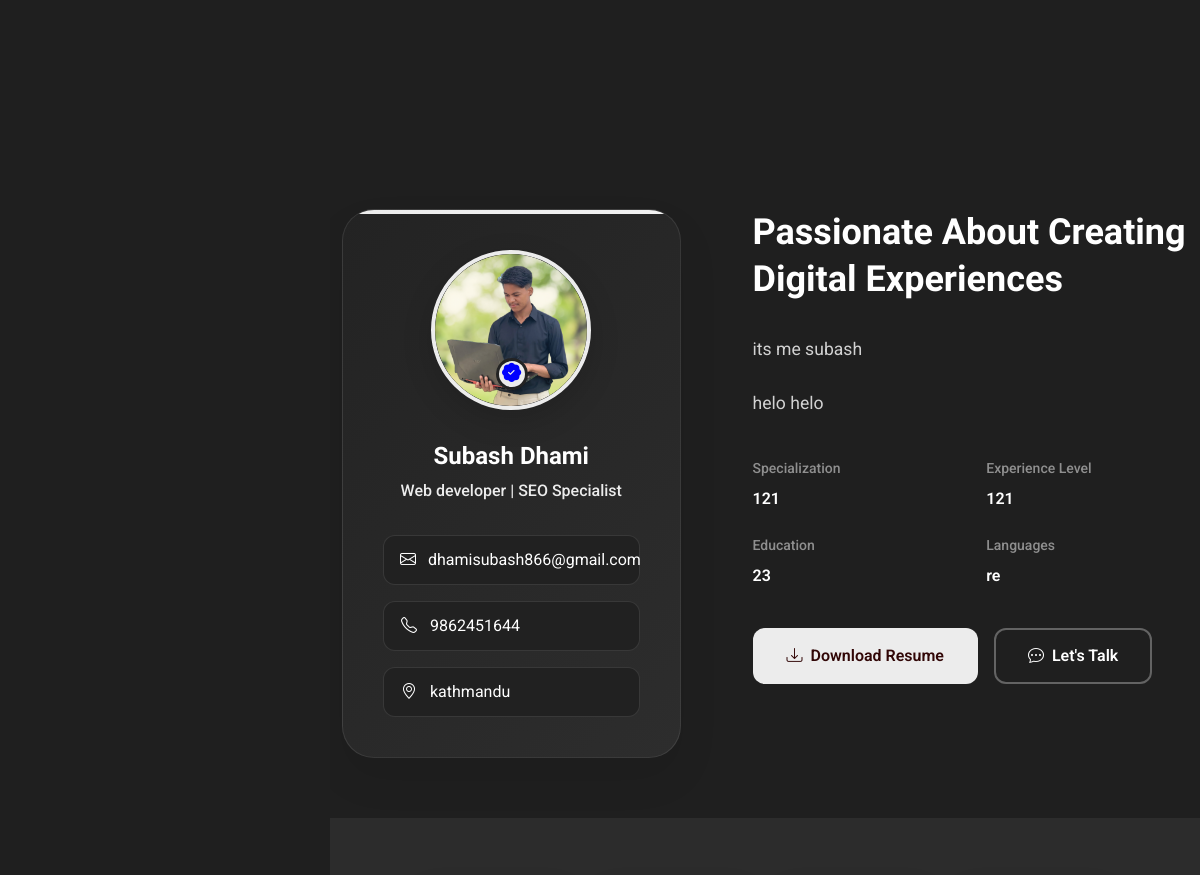
The app's page / (middle part), older data.
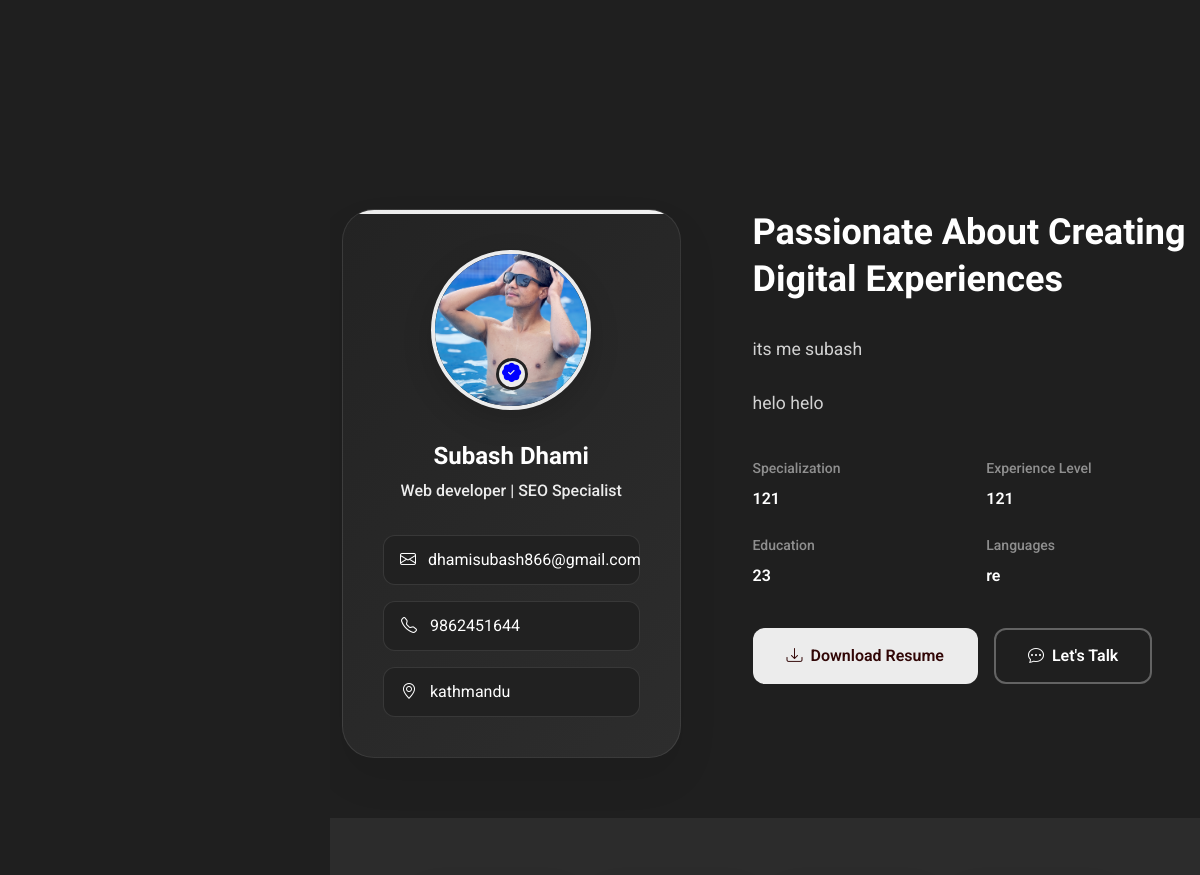
The same page, newer data.
### index/models.py (models this page shows, shortened)
class about(models.Model):
    name = models.CharField(max_length=100)
    profession = models.CharField(max_length=100)
    email = models.EmailField()
    phone = models.CharField(max_length=20)
    location = models.CharField(max_length=100)
    profile_image = models.ImageField(upload_to='profile/')
    description = models.TextField()
    description_secondary = models.TextField(blank=True)
    specialization = models.CharField(max_length=100)
    experience_level = models.CharField(max_length=100)
    education = models.CharField(max_length=200)
    languages = models.CharField(max_length=200)
    resume_link = models.URLField(blank=True)
    talk_link = models.URLField(blank=True)
    projects_completed = models.PositiveIntegerField(default=0)
    years_experience = models.PositiveIntegerField(default=0)
    client_satisfaction = models.PositiveIntegerField(default=0)  # Store as percentage

### index/views.py (the view, shortened to what this page needs)
# urls.py: path('', include('index.urls')),
def index(request):
    about_info = about.objects.first()
    stats = Stat.objects.all().order_by('order')
    skills = Skill.objects.all().order_by('order')
    portfolio = Portfolio.objects.all().order_by('order')
    services = Service.objects.all().order_by('order')  # Fetch services ordered by 'order'
    index_info = indexhero.objects.first()  # Fetch the first index object
    return render(request, "index.html", {
        'about': about_info,
        'stats': stats,
        'skills': skills,
        'portfolio': portfolio,
        'services': services,  # Pass services to the template
        'index_info': {
            'title': index_info.title if index_info else "",
            'subtitle': index_info.subtitle if index_info else "",
            'description': index_info.description if index_info else "",
            'profile_image': index_info.profile_image.url if index_info and index_info.profile_image else "",
            'background_image': index_info.background_image.url if index_info and index_info.background_image else "",
        }  # Pass index information to the template
    })

### templates/index.html (shortened to what this page needs)
{% extends 'starter-page.html' %}
{% block content %}
  <main class="main">
{% load static %}
    <section id="hero" class="hero section">
      <div class="background-elements">
      </div>
    </section>
    <section id="about" class="about section">
      <div class="container" data-aos="fade-up" data-aos-delay="100">
      <div class="row">
      <div class="col-lg-5" data-aos="zoom-in" data-aos-delay="200">
      <div class="profile-card" >
        <div class="profile-header">
        <div class="profile-image">
        <img src="{{ about.profile_image.url }}" alt="Profile Image" class="img-fluid">
        </div>
        <div class="profile-badge" style="position: absolute; right: 112px;">
        <i class="bi bi-patch-check-fill" style="color: blue; font-size: 1.2rem;"></i>
        </div>
        </div>
        <div class="profile-content">
        <h3>{{ about.name }}</h3>
        <p class="profession">{{ about.profession }}</p>
        <div class="contact-links">
        <a href="mailto:{{ about.email }}" class="contact-item">
        <i class="bi bi-envelope"></i>
        {{ about.email }}
        </a>
        <a href="tel:{{ about.phone }}" class="contact-item">
        <i class="bi bi-telephone"></i>
        {{ about.phone }}
        </a>
        <a href="#" class="contact-item">
        <i class="bi bi-geo-alt"></i>
        {{ about.location }}
        </a>
        </div>
        </div>
      </div>
      </div>
      <div class="col-lg-7" data-aos="fade-left" data-aos-delay="300">
      <div class="about-content">
        <div class="section-header">
        <h2>Passionate About Creating Digital Experiences</h2>
        </div>
        <div class="description">
        <p>{{ about.description }}</p>
        {% if about.description_secondary %}
        <p>{{ about.description_secondary }}</p>
        {% endif %}
        </div>
        <div class="details-grid">
        <div class="detail-row">
        <div class="detail-item">
        <span class="detail-label">Specialization</span>
        <span class="detail-value">{{ about.specialization }}</span>
        </div>
        <div class="detail-item">
        <span class="detail-label">Experience Level</span>
        <span class="detail-value">{{ about.experience_level }}</span>
        </div>
        </div>
        <div class="detail-row">
        <div class="detail-item">
        <span class="detail-label">Education</span>
        <span class="detail-value">{{ about.education }}</span>
        </div>
        <div class="detail-item">
        <span class="detail-label">Languages</span>
        <span class="detail-value">{{ about.languages }}</span>
        </div>
        </div>
        </div>
        <div class="cta-section">
        {% if about.resume_link %}
        <a href="{{ about.resume_link }}" class="btn btn-primary" target="_blank">
        <i class="bi bi-download"></i>
        Download Resume
        </a>
        {% endif %}
        {% if about.talk_link %}
        <a href="{{ about.talk_link }}" class="btn btn-outline" target="_blank">
        <i class="bi bi-chat-dots"></i>
        Let's Talk
        </a>
        {% endif %}
        </div>
      </div>
      </div>
      </div>
      </div>
    </section>
    <section id="stats" class="stats section light-background">
    </section>
  </main>
{% endblock %}

Row changes from the older to the newer data that the page shows:
changed about "Subash Dhami": profile_image: a different picture
